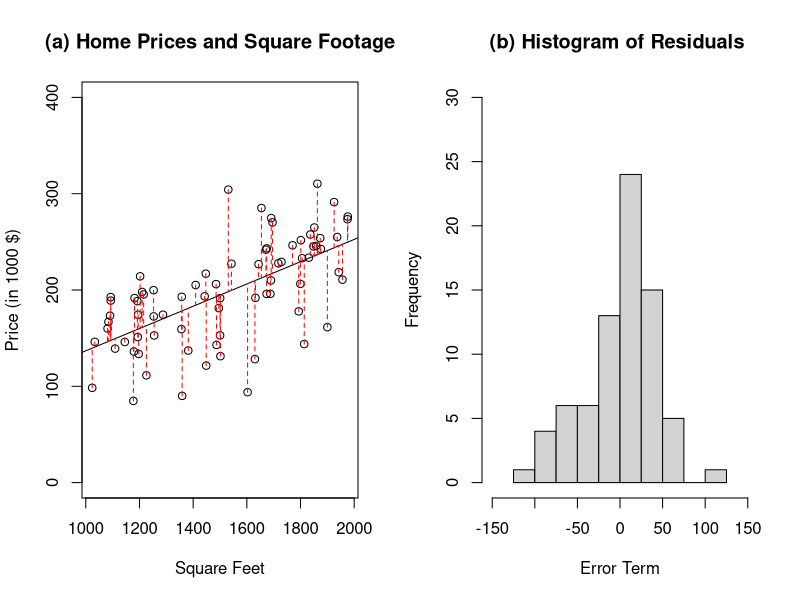
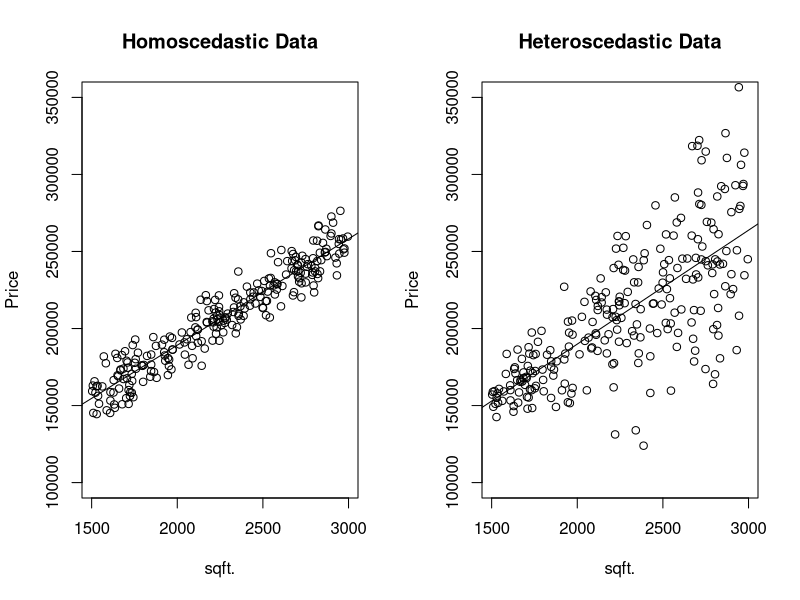

R code for these plots, in order: (Note: this script raises an error after producing the figures.)
## ---- chunk 1
nobs           = 75
sqft           = runif(n=nobs,min=1000,max=2000)
price          = (50000+100*sqft+rnorm(n=nobs,mean=0,sd=40000))/1000
bhat           = lm(price~sqft)
 par(mfrow=c(1,2))
      plot(sqft,price,ylim=c(0,400),main="(a) Home Prices and Square Footage",
           ylab="Price (in 1000 $)",xlab="Square Feet")
      abline(bhat)
      for(i in 1:nobs){
           segments(sqft[i],price[i],sqft[i],bhat$fitted.values[i],lty=2,col="red")}
      hist(bhat$residuals,main="(b) Histogram of Residuals ",xlab="Error Term",
           xlim=c(-150,150),ylim=c(0,30),breaks = seq(-125,125,25))
rm(bhat,i,nobs,price,sqft)
## ---- chunk 2
nobs           = 250
x              = sort(runif(nobs,1500,3000))
y_true         = 50000+70*x
housing        = data.frame(y_true,x)
housing$e_homo = 10000*rnorm(nobs)
housing$e_hetr = 5000*rnorm(nobs,sd=seq(1,10,length.out=nobs))
housing$y_homo = housing$y_true+housing$e_homo
housing$y_hetr = housing$y_true+housing$e_hetr
b_homo         = lm(y_homo~x,data=housing)
b_hetr         = lm(y_hetr~x,data=housing)
par(mfrow=c(1,2))
  plot(x,housing$y_homo,ylim=c(100000,350000),main="Homoscedastic Data",ylab="Price",xlab="sqft.")
  abline(b_homo)
  plot(x,housing$y_hetr,ylim=c(100000,350000),main="Heteroscedastic Data",ylab="Price",xlab="sqft.")
  abline(b_hetr)
rm(b_hetr,b_homo,housing)
## ---- chunk 3
honda$price    = honda$price/1000
honda$miles    = honda$miles/1000
bhat           = lm(price~miles,data=honda)
par(mfrow=c(1,2))
  plot(honda$miles,honda$price,ylim=c(0,25),main="(a) Prices and Miles",ylab="Price (in 1000 $)",xlab="Miles")
  abline(bhat)
  for(i in 1:nrow(honda)){
       segments(honda$miles[i],honda$price[i],honda$miles[i],bhat$fitted.values[i],lty=2,col="red")}
  hist(bhat$residuals,main="(b) Histogram of Residuals ",xlab="Error Term",ylim=c(0,25),breaks = seq(-7,7,1))
## ---- chunk 4
fun1 = function(x){exp(b[1]+b[2]*log(x))}
fun2 = function(x){b[1]+b[2]*x+b[3]*x^2+b[4]*x^3}
par(mfrow=c(1,2))
   b         = c(1,0.5)
   main1     = expression("b"[1]*"=1, b"[2]*"=0.5")
   curve(fun1,ylim=c(0,5),main=expression("log(y)=1+b"[2]*"log(x)"))
   b         = c(2,1)
   main2     = expression("b"[1]*"=2, b"[2]*"=1")
   curve(fun1,add=TRUE,col="blue")
   b         = c(3,3)
   main3     = expression("b"[1]*"=2, b"[2]*"=3")
   curve(fun1,add=TRUE,col="red")
legend(0,5,legend=c(main1,main2,main3),fill=c("black","blue","red"),box.lty=0)
   b         = c(1,1,1,0)
   main1     = expression("b"[3]*"=1, b"[4]*"=0")
   curve(fun2,col="black",ylim=c(0,5),main=expression("y=1+x+b"[3]*"x"^2*"+b"[4]*"x"^3))
   b         = c(1,1,-1,0)
   main2     = expression("b"[3]*"=-1, b"[4]*"=0")
   curve(fun2,add=TRUE,col="blue")
   b         = c(1,1,5,2)
   main3     = expression("b"[3]*"=5, b"[4]*"=2")
   curve(fun2,add=TRUE,col="red")
legend(0,5,legend=c(main1,main2,main3),fill=c("black","blue","red"),box.lty=0)
rm(b,main1,main2,main3,fun1,fun2)
## ---- chunk 5
bhat1 = lm(y1~x1,data=anscombe)
summary(bhat1)
## ---- chunk 6
plot(anscombe$x1,anscombe$y1)
abline(bhat1,col="red")
